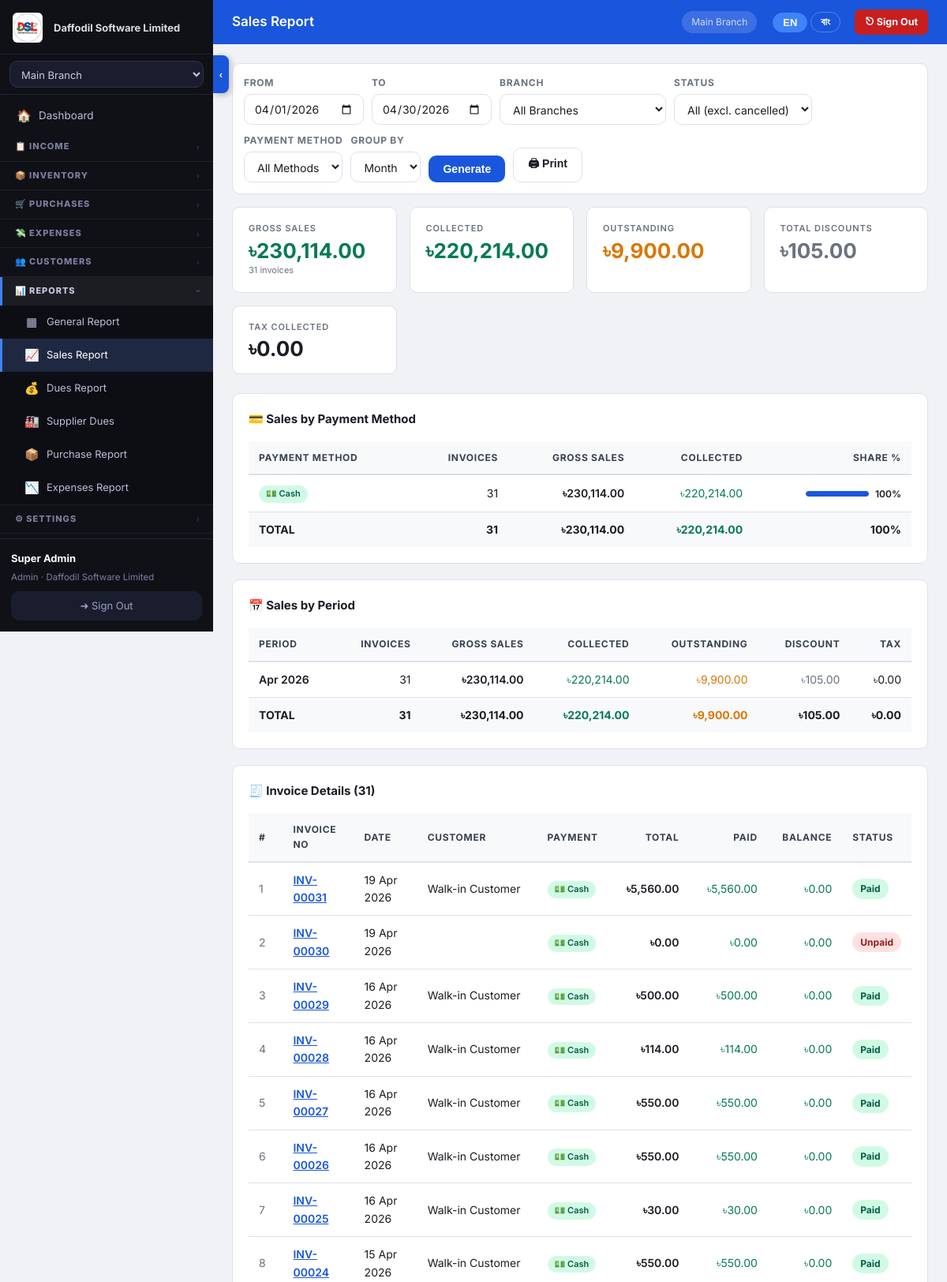
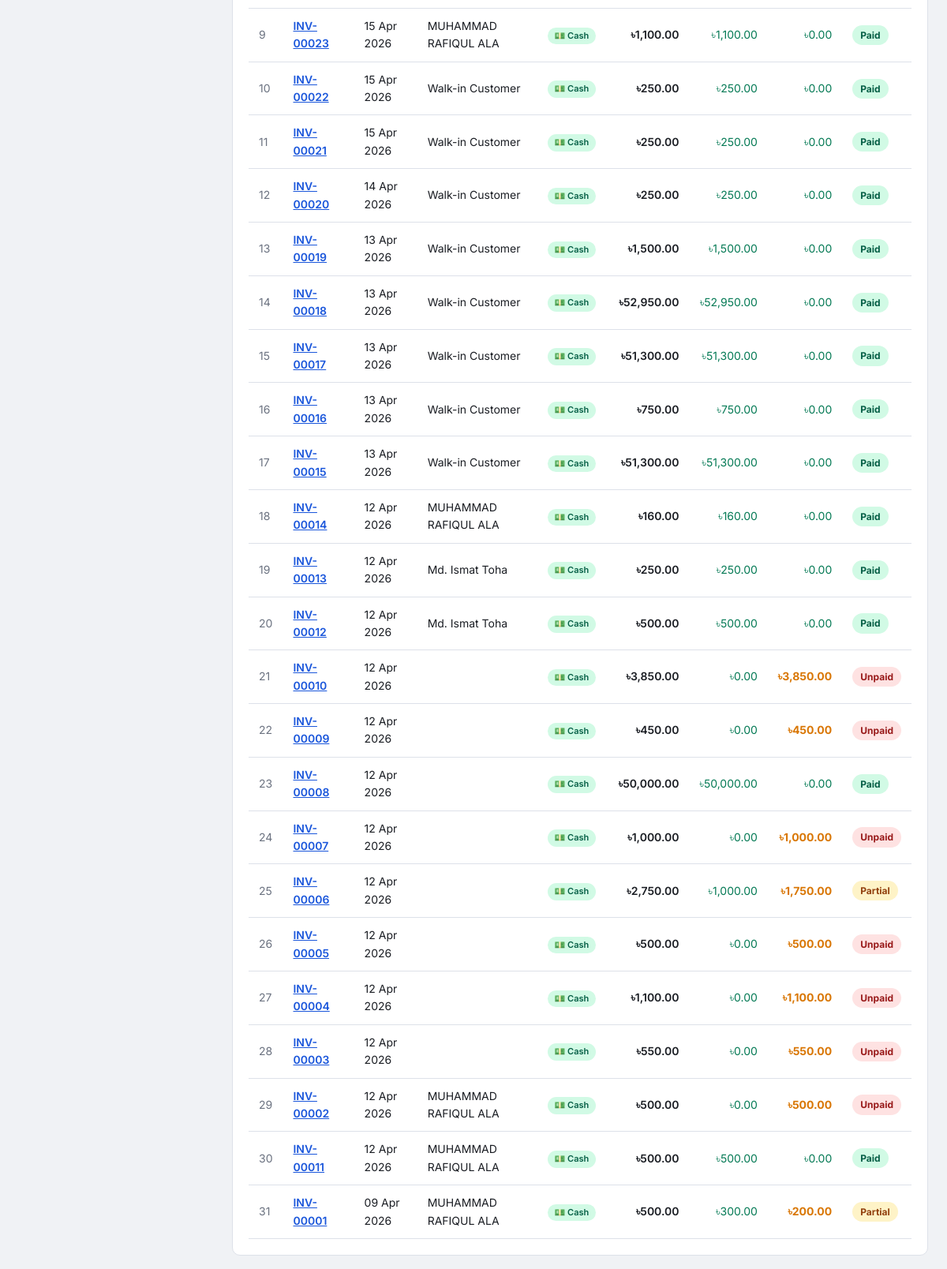
Screenshot of /public/report-sales.php (signed in, upper part) with the database file from the repository (2 pictures, top to bottom).
### tables this page shows
CREATE TABLE `company_settings` (
  `id` int(10) UNSIGNED NOT NULL,
  `tenant_id` int(10) UNSIGNED NOT NULL,
  `company_name` varchar(150) NOT NULL DEFAULT '',
  `address` text,
  `city` varchar(100) DEFAULT NULL,
  `country` varchar(100) DEFAULT NULL,
  `phone` varchar(50) DEFAULT NULL,
  `phone2` varchar(50) DEFAULT NULL,
  `email` varchar(150) DEFAULT NULL,
  `website` varchar(200) DEFAULT NULL,
  `logo_path` varchar(300) DEFAULT NULL,
  `currency` varchar(10) DEFAULT '$',
  `currency_code` varchar(5) DEFAULT 'USD',
  `tax_label` varchar(30) DEFAULT 'VAT',
  `invoice_prefix` varchar(10) DEFAULT 'INV',
  `footer_note` text,
  `updated_at` datetime DEFAULT CURRENT_TIMESTAMP ON UPDATE CURRENT_TIMESTAMP,
  `loyalty_earn_amount` decimal(10,2) NOT NULL DEFAULT '100.00',
  `loyalty_earn_points` int(11) NOT NULL DEFAULT '1',
  `loyalty_redeem_value` decimal(10,4) NOT NULL DEFAULT '1.0000',
  `loyalty_enabled` tinyint(1) NOT NULL DEFAULT '1',
  `loyalty_min_redeem` int(11) NOT NULL DEFAULT '10',
  `loyalty_expiry_days` int(11) NOT NULL DEFAULT '0'
);

CREATE TABLE `branches` (
  `id` int(10) UNSIGNED NOT NULL,
  `tenant_id` int(10) UNSIGNED NOT NULL,
  `name` varchar(120) NOT NULL,
  `address` text,
  `phone` varchar(30) DEFAULT NULL,
  `is_active` tinyint(1) DEFAULT '1',
  `branch_password` varchar(255) DEFAULT NULL,
  `created_at` datetime DEFAULT CURRENT_TIMESTAMP
);

CREATE TABLE `income` (
  `id` int(10) UNSIGNED NOT NULL,
  `tenant_id` int(10) UNSIGNED NOT NULL,
  `branch_id` int(10) UNSIGNED NOT NULL,
  `invoice_no` varchar(40) NOT NULL,
  `customer_id` int(10) UNSIGNED DEFAULT NULL,
  `customer_name` varchar(120) DEFAULT NULL,
  `date` date NOT NULL,
  `due_date` date DEFAULT NULL,
  `subtotal` decimal(14,2) NOT NULL DEFAULT '0.00',
  `tax_pct` decimal(5,2) DEFAULT '0.00',
  `tax_amount` decimal(14,2) DEFAULT '0.00',
  `discount` decimal(14,2) DEFAULT '0.00',
  `total` decimal(14,2) NOT NULL DEFAULT '0.00',
  `paid` decimal(14,2) DEFAULT '0.00',
  `payment_method` varchar(30) NOT NULL DEFAULT 'cash',
  `balance` decimal(14,2) GENERATED ALWAYS AS ((`total` - `paid`)) STORED,
  `status` enum('draft','unpaid','partial','paid','cancelled') DEFAULT 'unpaid',
  `notes` text,
  `created_by` int(10) UNSIGNED DEFAULT NULL,
  `created_at` datetime DEFAULT CURRENT_TIMESTAMP
);

### public/report-sales.php (the view, shortened to what the rows shown need)
<?php
require_once __DIR__ . '/../src/core.php';
$page_title = 'Sales Report';
$tid = tid();
$cs = db()->prepare('SELECT * FROM company_settings WHERE tenant_id=?');
$cs->execute([$tid]); $cs = $cs->fetch() ?: [];
$cur          = !empty($cs['currency'])     ? $cs['currency']     : CURRENCY;
$from   = $_GET['from']      ?? date('Y-m-01');
$to     = $_GET['to']        ?? date('Y-m-d');
$br_id  = (int)($_GET['branch_id'] ?? 0);
$group  = $_GET['group']     ?? 'month';
$status = $_GET['status']    ?? '';
$pay_filter = $_GET['pay_method'] ?? '';
$branches = get_branches();
$bw = $br_id ? 'AND i.branch_id=?' : '';
$bp = $br_id ? [$tid,$br_id,$from,$to] : [$tid,$from,$to];
$sw = $status ? "AND i.status='$status'" : "AND i.status!='cancelled'";
$pw = $pay_filter ? "AND COALESCE(i.payment_method,'cash')='$pay_filter'" : '';
$s = db()->prepare("SELECT
    COALESCE(SUM(total),0)              gross,
    COALESCE(SUM(paid),0)               collected,
    COALESCE(SUM(total)-SUM(paid),0)    outstanding,
    COALESCE(SUM(discount),0)           discount,
    COALESCE(SUM(tax_amount),0)         tax,
    COUNT(*)                            cnt
  FROM income i
  WHERE i.tenant_id=? $bw AND i.date BETWEEN ? AND ? $sw $pw");
$s->execute($bp); $sum = $s->fetch();
$pm_labels = [
    'cash'  => '💵 Cash',   'card'   => '💳 Card',
    'bkash' => '💚 bKash',  'nagad'  => '📲 Nagad',
    'upay'  => '📱 Upay',   'vangri' => '🪙 Vangri',
    'bank'  => '🏦 Bank',   'other'  => '💬 Other',
];
$s = db()->prepare("SELECT
    COALESCE(payment_method,'cash') pm,
    COUNT(*)                        cnt,
    COALESCE(SUM(total),0)          gross,
    COALESCE(SUM(paid),0)           collected
  FROM income i
  WHERE i.tenant_id=? $bw AND i.date BETWEEN ? AND ? $sw
  GROUP BY pm ORDER BY gross DESC");
$s->execute($bp); $pay_breakdown = $s->fetchAll();
$grp_fmt = match($group) {
    'week'  => "YEARWEEK(date,1)",
    'day'   => "DATE(date)",
    default => "DATE_FORMAT(date,'%Y-%m')",
};
$grp_lbl = match($group) {
    'week'  => "CONCAT(YEAR(date),'-W',LPAD(WEEK(date,1),2,'0'))",
    'day'   => "DATE_FORMAT(date,'%d %b %Y')",
    default => "DATE_FORMAT(date,'%b %Y')",
};
$s = db()->prepare("SELECT $grp_lbl period, $grp_fmt grp_key,
    COUNT(*) cnt,
    COALESCE(SUM(total),0)    gross,
    COALESCE(SUM(paid),0)     collected,
    COALESCE(SUM(discount),0) discount,
    COALESCE(SUM(tax_amount),0) tax,
    COALESCE(SUM(total)-SUM(paid),0) outstanding
  FROM income i
  WHERE i.tenant_id=? $bw AND i.date BETWEEN ? AND ? $sw $pw
  GROUP BY grp_key,period ORDER BY grp_key");
$s->execute($bp); $series = $s->fetchAll();
$s = db()->prepare("SELECT i.invoice_no, i.date,
    COALESCE(i.customer_name, c.name, 'Walk-in') cust,
    i.total, i.paid, i.discount, i.balance,
    i.status, COALESCE(i.payment_method,'cash') pm
  FROM income i
  LEFT JOIN customers c ON c.id=i.customer_id
  WHERE i.tenant_id=? $bw AND i.date BETWEEN ? AND ? $sw $pw
  ORDER BY i.date DESC, i.id DESC
  LIMIT 200");
$s->execute($bp); $invoices = $s->fetchAll();
?>
<div class="stats-grid">
  <div class="stat-card green">
    <div class="stat-label">Gross Sales</div>
    <div class="stat-value income"><?= $cur.number_format($sum['gross'],2) ?></div>
    <div style="font-size:11px;color:var(--c-muted);margin-top:3px"><?= number_format($sum['cnt']) ?> invoices</div>
  </div>
  <div class="stat-card green">
    <div class="stat-label">Collected</div>
    <div class="stat-value income"><?= $cur.number_format($sum['collected'],2) ?></div>
  </div>
  <div class="stat-card orange">
    <div class="stat-label">Outstanding</div>
    <div class="stat-value" style="color:var(--c-warn)"><?= $cur.number_format($sum['outstanding'],2) ?></div>
  </div>
  <div class="stat-card">
    <div class="stat-label">Total Discounts</div>
    <div class="stat-value" style="color:var(--c-muted)"><?= $cur.number_format($sum['discount'],2) ?></div>
  </div>
  <div class="stat-card">
    <div class="stat-label">Tax Collected</div>
    <div class="stat-value"><?= $cur.number_format($sum['tax'],2) ?></div>
  </div>
</div>
<?php if ($pay_breakdown): ?>
<div class="card">
  <div class="card-title">💳 Sales by Payment Method</div>
  <div class="table-wrap"><table>
    <thead>
      <tr>
        <th>Payment Method</th>
        <th style="text-align:right">Invoices</th>
        <th style="text-align:right">Gross Sales</th>
        <th style="text-align:right">Collected</th>
        <th style="text-align:right">Share %</th>
      </tr>
    </thead>
    <tbody>
    <?php
    $total_gross = (float)$sum['gross'];
    foreach ($pay_breakdown as $r):
        $pct = $total_gross > 0 ? round($r['gross'] / $total_gross * 100, 1) : 0;
        $pmk = $r['pm'];
        $pm_display = $pm_labels[$pmk] ?? ucfirst($pmk);
    ?>
      <tr>
        <td>
          <span class="pm-badge pm-<?= h($pmk) ?>"><?= h($pm_display) ?></span>
        </td>
        <td style="text-align:right"><?= number_format($r['cnt']) ?></td>
        <td style="text-align:right;font-weight:600"><?= $cur.number_format($r['gross'],2) ?></td>
        <td style="text-align:right;color:var(--c-income)"><?= $cur.number_format($r['collected'],2) ?></td>
        <td style="text-align:right">
          <div style="display:flex;align-items:center;justify-content:flex-end;gap:8px">
            <div style="width:80px;height:7px;background:var(--c-border);border-radius:4px;overflow:hidden">
              <div style="width:<?= $pct ?>%;height:100%;background:var(--c-primary);border-radius:4px"></div>
            </div>
            <span style="font-size:12px;font-weight:600"><?= $pct ?>%</span>
          </div>
        </td>
      </tr>
    <?php endforeach; ?>
    </tbody>
    <tfoot>
      <tr style="font-weight:700;background:var(--c-bg)">
        <td>TOTAL</td>
        <td style="text-align:right"><?= number_format($sum['cnt']) ?></td>
        <td style="text-align:right"><?= $cur.number_format($sum['gross'],2) ?></td>
        <td style="text-align:right;color:var(--c-income)"><?= $cur.number_format($sum['collected'],2) ?></td>
        <td style="text-align:right">100%</td>
      </tr>
    </tfoot>
  </table></div>
</div>
<?php endif; ?>
<div class="card">
  <div class="table-wrap"><table>
    <thead>
      <tr>
        <th>Period</th>
        <th style="text-align:right">Invoices</th>
        <th style="text-align:right">Gross Sales</th>
        <th style="text-align:right">Collected</th>
        <th style="text-align:right">Outstanding</th>
        <th style="text-align:right">Discount</th>
        <th style="text-align:right">Tax</th>
      </tr>
    </thead>
    <tbody>
    <?php $tg=0;$tc=0;$td=0;$tt=0;$tic=0;$to2=0;
    foreach ($series as $r):
        $tg+=$r['gross'];$tc+=$r['collected'];$td+=$r['discount'];
        $tt+=$r['tax'];$tic+=$r['cnt'];$to2+=$r['outstanding'];
    ?>
      <tr>
        <td style="font-weight:600"><?= h($r['period']) ?></td>
        <td style="text-align:right"><?= number_format($r['cnt']) ?></td>
        <td style="text-align:right;font-weight:600"><?= $cur.number_format($r['gross'],2) ?></td>
        <td style="text-align:right;color:var(--c-income)"><?= $cur.number_format($r['collected'],2) ?></td>
        <td style="text-align:right;color:var(--c-warn)"><?= $cur.number_format($r['outstanding'],2) ?></td>
        <td style="text-align:right;color:var(--c-muted)"><?= $cur.number_format($r['discount'],2) ?></td>
        <td style="text-align:right"><?= $cur.number_format($r['tax'],2) ?></td>
      </tr>
    <?php endforeach; ?>
    </tbody>
    <?php if ($series): ?>
    <tfoot>
      <tr style="font-weight:700;background:var(--c-bg)">
        <td>TOTAL</td>
        <td style="text-align:right"><?= number_format($tic) ?></td>
        <td style="text-align:right"><?= $cur.number_format($tg,2) ?></td>
        <td style="text-align:right;color:var(--c-income)"><?= $cur.number_format($tc,2) ?></td>
        <td style="text-align:right;color:var(--c-warn)"><?= $cur.number_format($to2,2) ?></td>
        <td style="text-align:right"><?= $cur.number_format($td,2) ?></td>
        <td style="text-align:right"><?= $cur.number_format($tt,2) ?></td>
      </tr>
    </tfoot>
    <?php endif; ?>
  </table></div>
</div>
<?php if ($invoices): ?>
<div class="card">
  <div class="table-wrap"><table>
    <thead>
      <tr>
        <th>#</th>
        <th>Invoice No</th>
        <th>Date</th>
        <th>Customer</th>
        <th>Payment</th>
        <th style="text-align:right">Total</th>
        <th style="text-align:right">Paid</th>
        <th style="text-align:right">Balance</th>
        <th>Status</th>
      </tr>
    </thead>
    <tbody>
    <?php foreach ($invoices as $i => $r): ?>
      <tr>
        <td style="color:var(--c-muted)"><?= $i+1 ?></td>
        <td>
          <a href="<?= APP_URL ?>/invoice-view.php?id=" style="color:var(--c-primary);font-weight:600">
            <?= h($r['invoice_no']) ?>
          </a>
        </td>
        <td><?= date('d M Y', strtotime($r['date'])) ?></td>
        <td><?= h(mb_substr($r['cust'],0,20)) ?></td>
        <td><span class="pm-badge pm-<?= h($r['pm']) ?>"><?= h($pm_labels[$r['pm']] ?? ucfirst($r['pm'])) ?></span></td>
        <td style="text-align:right;font-weight:600"><?= $cur.number_format($r['total'],2) ?></td>
        <td style="text-align:right;color:var(--c-income)"><?= $cur.number_format($r['paid'],2) ?></td>
        <td style="text-align:right;color:<?= $r['balance']>0?'var(--c-warn)':'var(--c-income)' ?>;font-weight:<?= $r['balance']>0?'700':'400' ?>">
          <?= $cur.number_format($r['balance'],2) ?>
        </td>
        <td><span class="badge badge-<?= h($r['status']) ?>"><?= ucfirst($r['status']) ?></span></td>
      </tr>
    <?php endforeach; ?>
    </tbody>
  </table></div>
</div>
<?php endif; ?>
<?php
$content = ob_get_clean();
include __DIR__ . '/../templates/layout.php';

### templates/layout.php (shortened to what the rows shown need)
<?php
$user             = auth();
$branches         = get_branches();
$active_branch    = brid();
$cs_stmt          = db()->prepare('SELECT * FROM company_settings WHERE tenant_id=?');
$cs_stmt->execute([tid()]);
$cs               = $cs_stmt->fetch() ?: [];
$app_display_name = !empty($cs['company_name']) ? $cs['company_name'] : APP_NAME;
$logo_url         = '';
if (!empty($cs['logo_path'])) $logo_url = APP_URL . '/' . ltrim($cs['logo_path'], '/');
?><!DOCTYPE html>
<html lang="en" id="html-root" data-lang="en">
<head>
<link rel="stylesheet" href="<?= APP_URL ?>/assets/style.css">
</head>
<body class="<?= (isset($_COOKIE['sidebar_collapsed']) && $_COOKIE['sidebar_collapsed']==='1') ? 'sidebar-collapsed' : '' ?>">
<aside class="sidebar" id="sidebar">
  <div class="sidebar-logo">
    <?php if ($logo_url): ?>
      <img src="<?= h($logo_url) ?>" style="height:38px;max-width:130px;object-fit:contain;border-radius:6px">
      <span class="nav-text sidebar-logo-text" style="font-size:13px;opacity:.85;margin-left:4px"><?= h($app_display_name) ?></span>
    <?php else: ?>
      <span style="font-size:26px;color:#3f83f8;flex-shrink:0">⬡</span>
      <span class="nav-text sidebar-logo-text" style="font-size:15px;font-weight:800"><?= h($app_display_name) ?></span>
    <?php endif; ?>
  </div>
  <div class="sidebar-footer">
    <div class="user-badge">
      <strong class="nav-text"><?= h($user['name']) ?></strong>
      <span class="nav-text"><?= h(ucfirst($user['role'])) ?> · <?= h($app_display_name) ?></span>
    </div>
  </div>
</aside>
<div class="main-wrap" id="mainWrap">
  <header class="top-bar">
    <h1 class="page-heading"><?= h($page_title ?? '') ?></h1>
    <span class="top-bar-branch"><?php
      foreach ($branches as $b) if ($b['id'] == $active_branch) echo h($b['name']);
    ?></span>
    <div class="lang-toggle no-print" style="margin-left:8px">
      <button class="lang-btn active" id="btn-lang-en" onclick="setLang('en')">EN</button>
      <button class="lang-btn"        id="btn-lang-bn" onclick="setLang('bn')">বাং</button>
    </div>
    <a href="<?= APP_URL ?>/logout.php" class="topbar-signout no-print"
       onclick="return confirm('Sign out?')" title="Sign Out">
      <span class="t-en">⎋ Sign Out</span><span class="t-bn">⎋ বের হন</span>
    </a>
  </header>
  <main class="content"><?= $content ?? '' ?></main>
</div>
</body>
</html>

### rows the page displays
company_settings: logo_path (picture), company_name "Daffodil Software Limited", currency "৳"
branches: name "Main Branch"
income: invoice_no "INV-00031", date "19 Apr 2026", cust "Walk-in Customer", pm "💵 Cash", total "5,560.00", paid "5,560.00", balance "0.00", status "Paid"
income: invoice_no "INV-00030", date "19 Apr 2026", pm "💵 Cash", total "0.00", paid "0.00", balance "0.00", status "Unpaid"
income: invoice_no "INV-00029", date "16 Apr 2026", cust "Walk-in Customer", pm "💵 Cash", total "500.00", paid "500.00", balance "0.00", status "Paid"
income: invoice_no "INV-00028", date "16 Apr 2026", cust "Walk-in Customer", pm "💵 Cash", total "114.00", paid "114.00", balance "0.00", status "Paid"
income: invoice_no "INV-00027", date "16 Apr 2026", cust "Walk-in Customer", pm "💵 Cash", total "550.00", paid "550.00", balance "0.00", status "Paid"
income: invoice_no "INV-00026", date "16 Apr 2026", cust "Walk-in Customer", pm "💵 Cash", total "550.00", paid "550.00", balance "0.00", status "Paid"
income: invoice_no "INV-00025", date "16 Apr 2026", cust "Walk-in Customer", pm "💵 Cash", total "30.00", paid "30.00", balance "0.00", status "Paid"
income: invoice_no "INV-00024", date "15 Apr 2026", cust "Walk-in Customer", pm "💵 Cash", total "550.00", paid "550.00", balance "0.00", status "Paid"
income: invoice_no "INV-00023", date "15 Apr 2026", cust "MUHAMMAD RAFIQUL ALA", pm "💵 Cash", total "1,100.00", paid "1,100.00", balance "0.00", status "Paid"
income: invoice_no "INV-00022", date "15 Apr 2026", cust "Walk-in Customer", pm "💵 Cash", total "250.00", paid "250.00", balance "0.00", status "Paid"
income: invoice_no "INV-00021", date "15 Apr 2026", cust "Walk-in Customer", pm "💵 Cash", total "250.00", paid "250.00", balance "0.00", status "Paid"
income: invoice_no "INV-00020", date "14 Apr 2026", cust "Walk-in Customer", pm "💵 Cash", total "250.00", paid "250.00", balance "0.00", status "Paid"
income: invoice_no "INV-00019", date "13 Apr 2026", cust "Walk-in Customer", pm "💵 Cash", total "1,500.00", paid "1,500.00", balance "0.00", status "Paid"
income: invoice_no "INV-00018", date "13 Apr 2026", cust "Walk-in Customer", pm "💵 Cash", total "52,950.00", paid "52,950.00", balance "0.00", status "Paid"
income: invoice_no "INV-00017", date "13 Apr 2026", cust "Walk-in Customer", pm "💵 Cash", total "51,300.00", paid "51,300.00", balance "0.00", status "Paid"
income: invoice_no "INV-00016", date "13 Apr 2026", cust "Walk-in Customer", pm "💵 Cash", total "750.00", paid "750.00", balance "0.00", status "Paid"
income: invoice_no "INV-00015", date "13 Apr 2026", cust "Walk-in Customer", pm "💵 Cash", total "51,300.00", paid "51,300.00", balance "0.00", status "Paid"
income: invoice_no "INV-00014", date "12 Apr 2026", cust "MUHAMMAD RAFIQUL ALA", pm "💵 Cash", total "160.00", paid "160.00", balance "0.00", status "Paid"
income: invoice_no "INV-00013", date "12 Apr 2026", cust "Md. Ismat Toha", pm "💵 Cash", total "250.00", paid "250.00", balance "0.00", status "Paid"
income: invoice_no "INV-00012", date "12 Apr 2026", cust "Md. Ismat Toha", pm "💵 Cash", total "500.00", paid "500.00", balance "0.00", status "Paid"
income: invoice_no "INV-00010", date "12 Apr 2026", pm "💵 Cash", total "3,850.00", paid "0.00", balance "3,850.00", status "Unpaid"
income: invoice_no "INV-00009", date "12 Apr 2026", pm "💵 Cash", total "450.00", paid "0.00", balance "450.00", status "Unpaid"
income: invoice_no "INV-00008", date "12 Apr 2026", pm "💵 Cash", total "50,000.00", paid "50,000.00", balance "0.00", status "Paid"
income: invoice_no "INV-00007", date "12 Apr 2026", pm "💵 Cash", total "1,000.00", paid "0.00", balance "1,000.00", status "Unpaid"
income: invoice_no "INV-00006", date "12 Apr 2026", pm "💵 Cash", total "2,750.00", paid "1,000.00", balance "1,750.00", status "Partial"
income: invoice_no "INV-00005", date "12 Apr 2026", pm "💵 Cash", total "500.00", paid "0.00", balance "500.00", status "Unpaid"
income: invoice_no "INV-00004", date "12 Apr 2026", pm "💵 Cash", total "1,100.00", paid "0.00", balance "1,100.00", status "Unpaid"
income: invoice_no "INV-00003", date "12 Apr 2026", pm "💵 Cash", total "550.00", paid "0.00", balance "550.00", status "Unpaid"
income: invoice_no "INV-00002", date "12 Apr 2026", cust "MUHAMMAD RAFIQUL ALA", pm "💵 Cash", total "500.00", paid "0.00", balance "500.00", status "Unpaid"
income: invoice_no "INV-00011", date "12 Apr 2026", cust "MUHAMMAD RAFIQUL ALA", pm "💵 Cash", total "500.00", paid "500.00", balance "0.00", status "Paid"
income: invoice_no "INV-00001", date "09 Apr 2026", cust "MUHAMMAD RAFIQUL ALA", pm "💵 Cash", total "500.00", paid "300.00", balance "200.00", status "Partial"

### other values shown
$user['name'] "Super Admin"
$user['role'] "Admin"
$page_title "Sales Report"
$sum['gross'] "230,114.00"
$sum['cnt'] "31"
$sum['collected'] "220,214.00"
$sum['outstanding'] "9,900.00"
$sum['discount'] "105.00"
$sum['tax'] "0.00"
$pm_display "💵 Cash"
$r['cnt'] "31"
$r['gross'] "230,114.00"
$r['collected'] "220,214.00"
$pct "100"
$r['period'] "Apr 2026"
